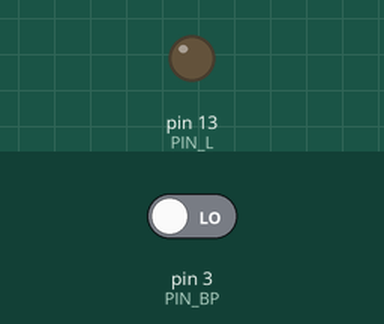
A sketch run on a simulated Arduino Uno, built with avr-gcc and run on an emulated ATmega328P. Parts: output pins drawn as LEDs (lit = HIGH). Inputs (shaded band) come from the test bench; at power-on: pin 3 (PIN_BP) LOW.

Above: at 1.2 s.
1.3 s: pin 3 (PIN_BP) driven HIGH
At 2.5 s:
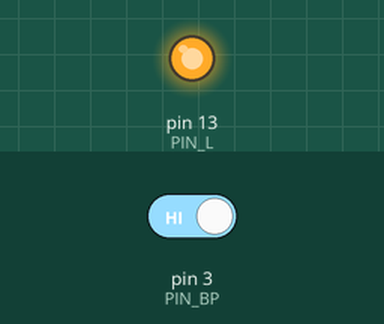
Timing chart, 0 to 4.3 s (numbered marks = the images above; inputs shaded):
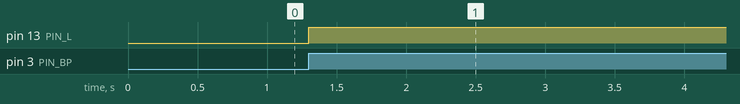

Measured:
- after the input at 1.3 s, pin 13 (PIN_L): LOW → HIGH at once

The sketch:

boutonPoussoir_mem.ino
```cpp
#define PIN_BP 3
#define PIN_L 13

int currentState = 0;
int previousState = 0;
int lampState = 0;

void setup() {
  // put your setup code here, to run once:
  pinMode(PIN_BP, INPUT);
  pinMode(PIN_L, OUTPUT);
}

void loop() {
  currentState = digitalRead(PIN_BP);

  if (currentState == 1 && previousState == 0) {
     lampState = !lampState;
     digitalWrite(PIN_L, lampState);

  }

  previousState = currentState;
}
```
